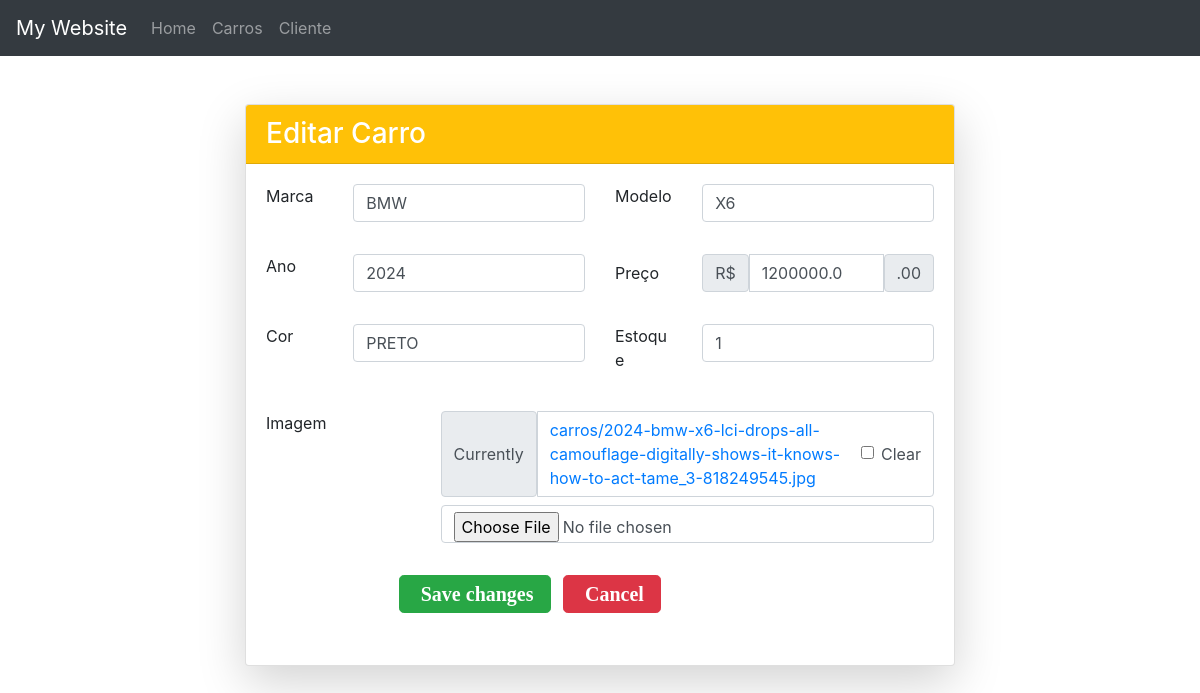
Screenshot of /carros/editar/1 with the database file from the repository.
### carros/models.py (models this page shows, shortened)
class Carro(models.Model):
    marca = models.CharField(max_length=100)
    modelo = models.CharField(max_length=100)
    ano = models.IntegerField()
    preco = models.FloatField()
    cor = models.CharField(max_length=100)
    data_criacao = models.DateTimeField(auto_now_add=True)
    estoque = models.IntegerField()
    imagem = models.ImageField(upload_to='carros', null=True, blank=True)

### carros/views.py (the view)
# urls.py: path('editar/<int:id>', views.editar_carro, name='editar_carro'),
def editar_carro(request, id):
    carro = Carro.objects.get(id=id)
    if request.method == 'POST':
        form = FormCarro(request.POST, request.FILES, instance=carro)
        if form.is_valid():
            form.save()
            return redirect('listar_carros')
    else:
        form = FormCarro(instance=carro)
        return render(request, 'editar_carro.html', {'form': form})

### carros/templates/editar_carro.html (shortened to what this page needs)
{% extends 'basic.html' %}
{% load crispy_forms_tags %}
{% block content %}
<div class="container mt-5">
    <div class="row justify-content-center">
        <div class="col-md-8">
            <div class="card shadow-lg">
                <div class="card-header bg-warning text-white">
                    <h3 class="mb-0">Editar Carro</h3>
                </div>
                <div class="card-body">
                    <form method="POST" enctype="multipart/form-data">
                        {% crispy form %}
                    </form>
                </div>
            </div>
        </div>
    </div>
</div>
{% endblock %}

### rows the page displays
Carro: marca "BMW", modelo "X6", ano "2024", preco "1200000.0", cor "PRETO", estoque "1"
